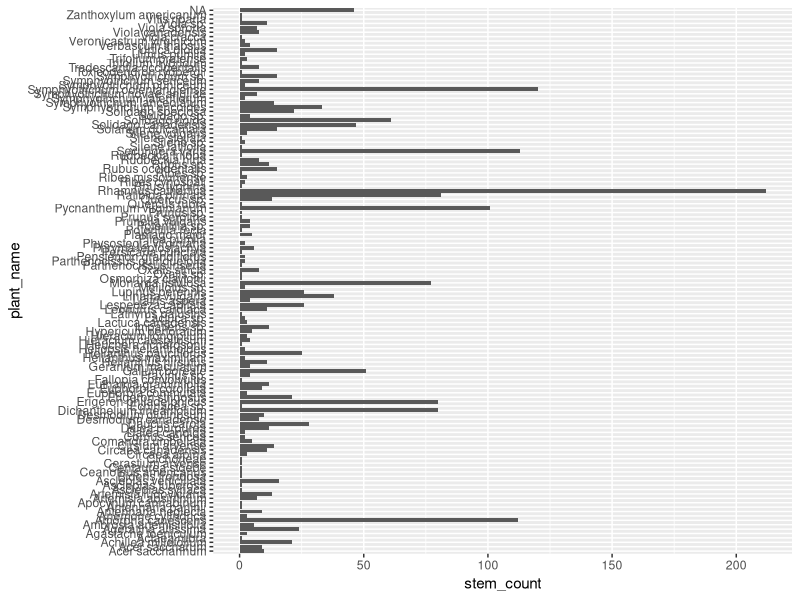

Write R code to recreate this figure. (Note: this script raises an error after producing the figure.)
# Nest Quest Plant Preliminary Data # SD 24/4/2025

#load packages
library(tidyverse)
library(lubridate)

#load data
plants <- read.csv("NQ_plants_data.csv")

#classifying variables
plants$site <- as.factor(plants$site)
plants$nest_ID <- as.factor(plants$nest_ID)
plants$plant_name <- as.factor(plants$plant_name)
plants$date <- as.Date(plants$date, format = "%m_%d_%Y") #convert to date
#plants = separate(data = plants, col = "date", into = c("day","month","year"),  sep = "_", remove = FALSE)
plants$stem_count <- as.integer(plants$stem_count) #error where "no count" is converted to NA
plants$stem_count <- plants$stem_count %>% replace(is.na(.), 0) #turning those NA's into 0's


#removing unessecary columns for simplicity
plants <- plants %>% select(-c('field_name', 'needs_id', 'Identifer'))


plants$plant_name[plants$plant_name==""] <- NA #convert blank values for to NA. These are plants with unknown identity. 


summary(plants) #check


ggplot(plants, aes(y = plant_name, x = stem_count)) +
  geom_bar(stat = "identity", position = "dodge") # just looking at all plants frequency

occurrence <- plants %>% count(plant_name, sort =TRUE) #occurrence of all plants in quadrats


# Looking at plant communities by nest
 nest_plants_summary <- plants %>% group_by(nest_ID) %>% summarize(total_species = n_distinct(plant_name),
                                            total_stems = sum(stem_count)) 
 

 ##
 nest_plant_comm <- plants %>% group_by(nest_ID, plant_name) %>% summarize(total_stems = sum(stem_count)) 
 
 occur_nest <- plants %>% count(plant_name, nest_ID, sort =TRUE)
 
 nest_plant_comm <- left_join(nest_plant_comm, occur_nest) %>% rename(plant.n = n) #joining number of occurrences of plant species at nest
 
 
 nest_plant_comm %>% 
   filter(nest_ID == "Crow_imp_gc") %>% 
 ggplot(aes(x = reorder(plant_name, plant.n), y = plant.n)) +
   geom_bar(stat = "identity") + coord_flip 
  # labs(x = "Response (on a 1 to 5 scale)", y = "Number of respondents")
 
 
 #### Creating data set that includes quadrat distances
 nest_quadrats <- plants %>% 
   group_by(nest_ID, plant_name, quadrat_no) %>% 
   summarize(total_stems = sum(stem_count)) %>% 
   mutate(quadrat_distance = case_when(quadrat_no == "1N" ~ "1m",
                                       quadrat_no == "1S" ~ "1m",
                                       quadrat_no == "1E" ~ "1m",
                                       quadrat_no == "1W" ~ "1m",
                                       startsWith(quadrat_no, "10") ~ "10m",
                                       startsWith(quadrat_no, "50") ~ "50m")) # lumping quadrat distances together
   
 
 nest_quadrats$quadrat_distance <- as.factor(nest_quadrats$quadrat_distance)
 
 nest_quad_plant_n<- nest_quadrats %>% count(plant_name, nest_ID, quadrat_distance) %>% rename(plant.n = n) #getting number of plants for each species
 
 nest_quadrats <- full_join(nest_quadrats, nest_quad_plant_n) %>% mutate(stem_density = plant.n/total_stems, round, 2)# joining to main dataframe
 
 #plotting by plant abundance and quadrat distance, one plot per nest
 nest_quadrats %>% 
   filter(nest_ID == "Crow_imp_gc") %>% 
   ggplot(aes(y = reorder(plant_name, plant.n), x = plant.n)) +
   geom_bar(stat = "identity") +
   facet_wrap(vars(quadrat_distance), ncol = 3) +
 labs(x = "plant abundance", y = "plant species") + 
   ggtitle("Crow_imp_gc")
 
 nest_quadrats %>% 
   filter(nest_ID == "Crow2_imp_1") %>% 
   ggplot(aes(y = reorder(plant_name, plant.n), x = plant.n)) +
   geom_bar(stat = "identity") +
   facet_wrap(vars(quadrat_distance), ncol = 3) +
   labs(x = "plant abundance", y = "plant species") + 
   ggtitle("Crow2_imp_1")
 
 nest_quadrats %>% 
   filter(nest_ID == "HP_gris1") %>% 
   ggplot(aes(y = reorder(plant_name, plant.n), x = plant.n)) +
   geom_bar(stat = "identity") +
   facet_wrap(vars(quadrat_distance), ncol = 3) +
   labs(x = "plant abundance", y = "plant species") + 
   ggtitle("HP_gris1")
 
 nest_quadrats %>% 
   filter(nest_ID == "HP_imp1") %>% 
   ggplot(aes(y = reorder(plant_name, plant.n), x = plant.n)) +
   geom_bar(stat = "identity") +
   facet_wrap(vars(quadrat_distance), ncol = 3) +
   labs(x = "plant abundance", y = "plant species") + 
   ggtitle("HP_imp1")
 
 nest_quadrats %>% 
   filter(nest_ID == "HP_imp2") %>% 
   ggplot(aes(y = reorder(plant_name, plant.n), x = plant.n)) +
   geom_bar(stat = "identity") +
   facet_wrap(vars(quadrat_distance), ncol = 3) +
   labs(x = "plant abundance", y = "plant species") + 
   ggtitle("HP_imp2")
 
 nest_quadrats %>% 
   filter(nest_ID == "LH_Eq2_imp1") %>% 
   ggplot(aes(y = reorder(plant_name, plant.n), x = plant.n)) +
   geom_bar(stat = "identity") +
   facet_wrap(vars(quadrat_distance), ncol = 3) +
   labs(x = "plant abundance", y = "plant species") + 
   ggtitle("LH_Eq2_imp1")
 
 nq_habitat <- read.csv("nq_habitat.csv")
  
